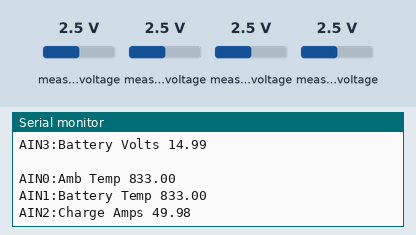
This sketch was run on a simulated Arduino Uno, built with avr-gcc and run on an emulated ATmega328P. Shown: the last lines printed to the serial monitor. The test bench sets the inputs (shaded band); at power-on: measured voltage 2.5 V.

Above: at 1.2 s.
1.3 s: measured voltage (sensor 200) set to 0.1 V
At 1.3 s:
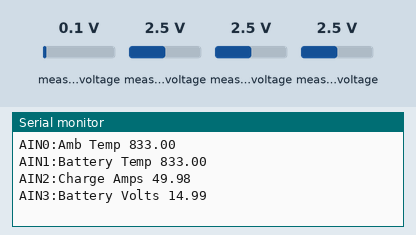
5.3 s: measured voltage (sensor 201) set to 0.1 V
6.8 s: measured voltage (sensor 202) set to 0.1 V
At 8.1 s:
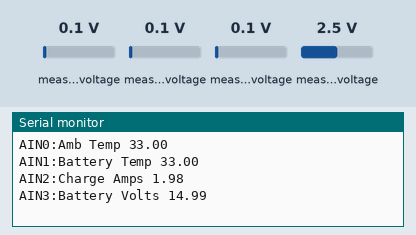
8.3 s: measured voltage (sensor 203) set to 0.1 V
At 9.3 s:
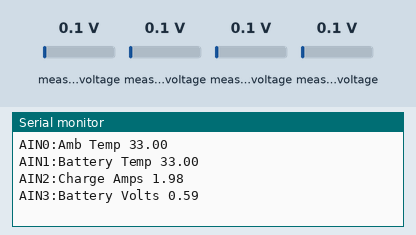
9.8 s: measured voltage (sensor 200) set to 1.2 V
11.3 s: measured voltage (sensor 201) set to 1.2 V
Timing chart, 0 to 13.8 s (numbered marks = the images above; inputs shaded):
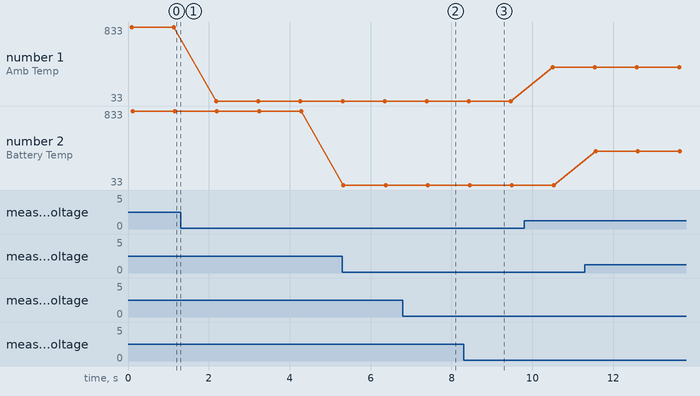

Measured:
- after the input at 6.8 s, the serial monitor: prints a new line after 0.64 s (image 2)
- after the input at 8.3 s, the serial monitor: prints a new line after 0.20 s (image 3)
- plotted number 1: 833 → 33 after the input at 1.3 s, 33 → 400 after the input at 9.8 s

The sketch:

ADS1015_Example.ino.ino
```cpp
#include <Wire.h>
#include <Adafruit_ADS1015.h>

Adafruit_ADS1015 ads1015;

void setup(void)
{
  Serial.begin(9600);
  Serial.println("Hello!");

  Serial.println("Getting single-ended readings from AIN0..3");
  Serial.println("ADC Range: +/- 6.144V (1 bit = 3mV)");
  ads1015.begin();
}

void loop(void)
{
  float adc0, adc1, adc2, adc3;

  adc0 = ads1015.readADC_SingleEnded(0);
  adc1 = ads1015.readADC_SingleEnded(1);
  adc2 = ads1015.readADC_SingleEnded(2)*0.060;
  adc3 = ads1015.readADC_SingleEnded(3) * 0.018;
  Serial.print("AIN0:Amb Temp "); Serial.println(adc0);
  Serial.print("AIN1:Battery Temp "); Serial.println(adc1);
  Serial.print("AIN2:Charge Amps "); Serial.println(adc2);
  Serial.print("AIN3:Battery Volts "); Serial.println(adc3);
  Serial.println(" ");

  delay(1000);
}
```
